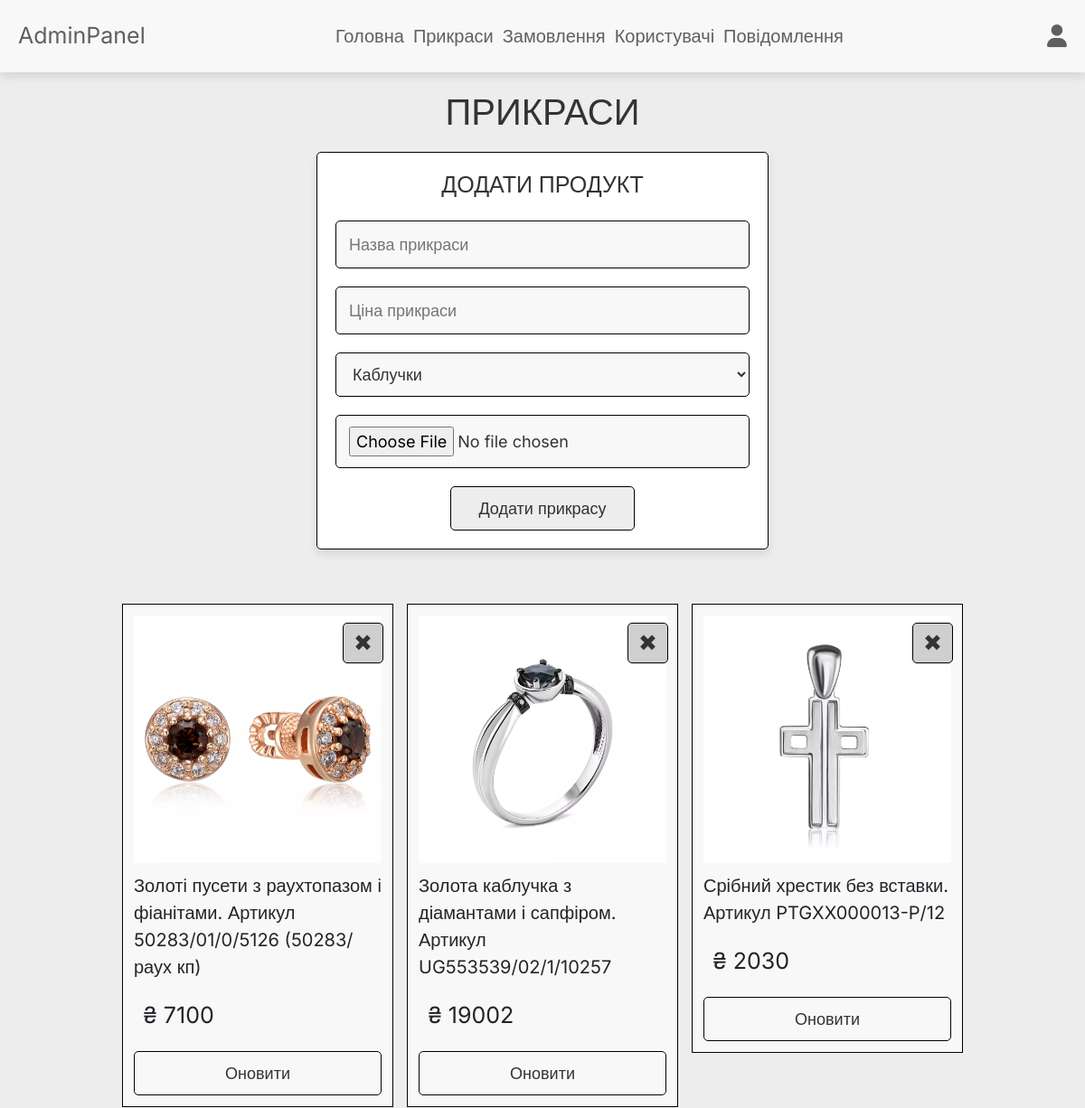
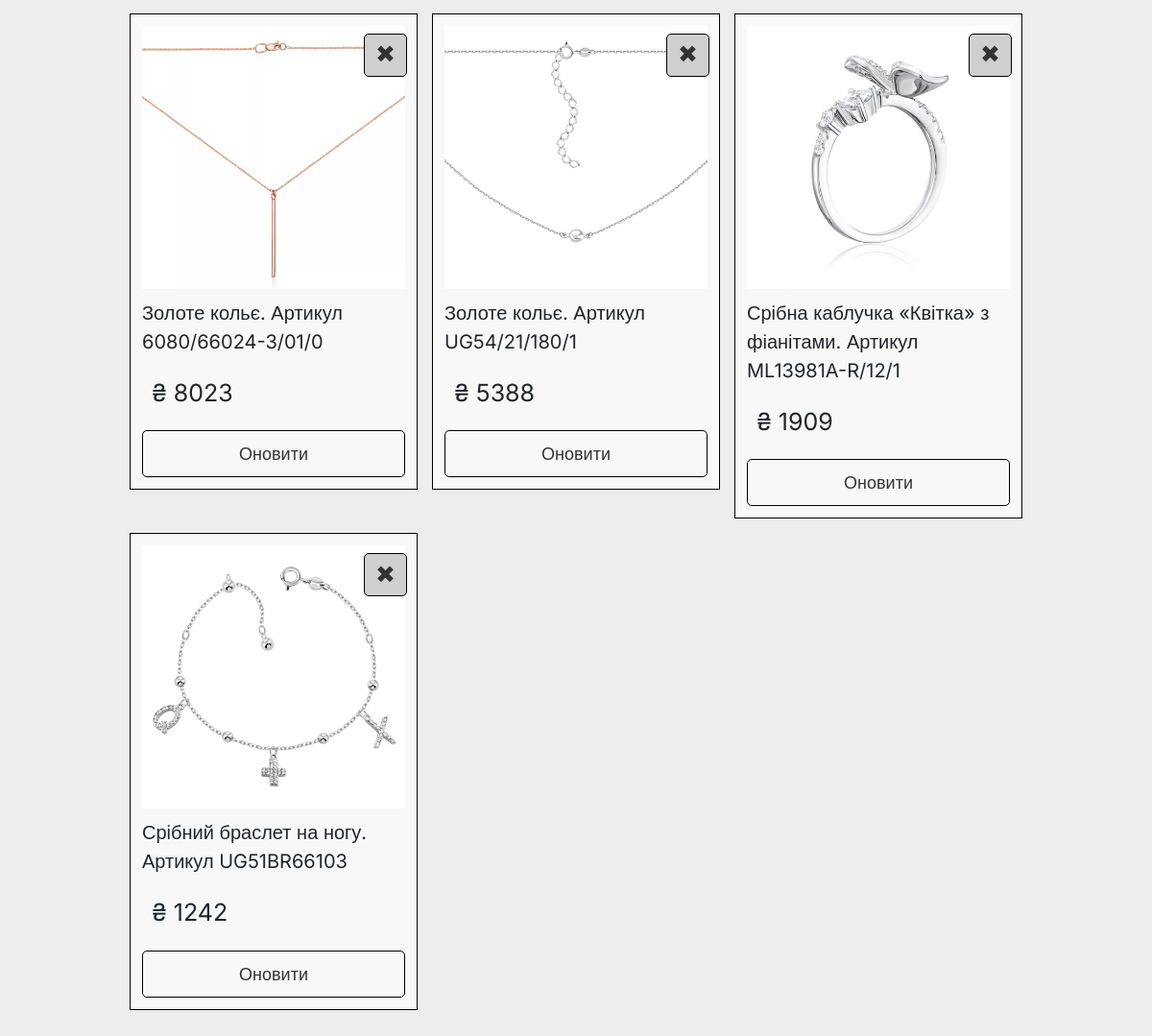
Page /admin_products.php (signed in) on the committed database (2 pictures, top to bottom).
### tables this page shows
CREATE TABLE `decorations` (
  `id` int(100) NOT NULL,
  `name` varchar(100) NOT NULL,
  `price` int(100) NOT NULL,
  `image` varchar(100) NOT NULL,
  `type` varchar(100) NOT NULL
);

### admin_products.php (the view, shortened to what this page needs)
<?php
include 'config.php';
?>
<!DOCTYPE html>
<html lang="en">
<head>
    <link rel="stylesheet" href="https://cdnjs.cloudflare.com/ajax/libs/font-awesome/6.0.0/css/all.min.css">
    <link rel="stylesheet" href="css/bootstrap.css">
    <link rel="stylesheet" href="css/admin_page.css">
</head>
<body>
    <?php include 'admin_header.php' ?>
    <section class="add-products">
        <h1 class="title">Прикраси</h1>
        <form action="" method="post" enctype="multipart/form-data">
            <h3>Додати продукт</h3>
            <input type="text" name="name" placeholder="Назва прикраси" required>
            <input type="number" min="1" name="price" placeholder="Ціна прикраси" required>
            <select class="search-name" name="type" required>
                <option value="Каблучки">Каблучки</option>
            </select>
            <input type="file" name="image" accept="image/jpg, image/jpeg, image/png" required>
            <input type="submit" value="Додати прикрасу" name="submit_add_product" class="about-btn">
        </form>
    </section>
    <section class="show-decorations">
        <div class="catalog">
            <?php
            $select_decorations = mysqli_query($conn, "SELECT * FROM `decorations`") or die('query failed');
            if (mysqli_num_rows($select_decorations) > 0) {
                while ($fetch_decoration = mysqli_fetch_assoc($select_decorations)) {
                    ?>
                    <div class="box-container">
                        <a href="admin_products.php?delete=<?php echo $fetch_decoration['id']; ?>" class="delete-btn once"
                            onclick="return confirm('Видалити прикрасу?');">&#10006;</a>
                        <img src="uploaded_img/<?php echo $fetch_decoration['image'] ?>" alt="">
                        <div class="name">
                            <?php echo $fetch_decoration['name'] ?>
                        </div>
                        <div class="price">
                            &#8372;
                            <?php echo $fetch_decoration['price'] ?>
                        </div>
                        <a href="admin_products.php?update=<?php echo $fetch_decoration['id'] ?>" class="option-btn">Оновити</a>
                    </div>
                <?php }
            } else { ?>
                <div class="empty">Немає ніяких продуктів</div>
            <?php } ?>
        </div>
    </section>
</body>

### admin_header.php (shortened to what this page needs)
<header class="header">
   <div class="flex">
      <a href="admin_page.php" class="logo">Admin<span>Panel</span></a>
      <nav class="navbar">
         <a href="admin_page.php">Головна</a>
         <a href="admin_products.php">Прикраси</a>
         <a href="admin_orders.php">Замовлення</a>
         <a href="admin_users.php">Користувачі</a>
         <a href="admin_message.php">Повідомлення</a>
      </nav>
      <div class="icons">
         <div id="user-btn" class="fas fa-user"></div>
      </div>
   </div>
</header>

### css/admin_page.css (style rules this page uses)
* { font-family: Inter, sans-serif; margin: 0; padding: 0; box-sizing: border-box; outline: none; border: none; text-decoration: none; transition: all .2s linear; }
:root { --primary: #f8f8f8; --secondary: #ededed; --accent: #cfcfcf; --dark: #5f5f5f; --white: #fff; --black: #333; --blue: #2986cc; --border: .1rem solid black; --box-shadow: 0 .5rem 1rem rgba(0, 0, 0, .1); }
html { font-size: 62.5%; overflow-x: hidden; }
body { background-color: var(--secondary); }
section { padding: 3rem 2rem; }
.title { text-align: center; margin: 2rem 0; text-transform: uppercase; color: var(--black); font-size: 4rem; }
.btn, .delete-btn, .about-btn, .option-btn { display: inline-block; margin-top: 1rem; padding: 1rem 3rem; cursor: pointer; font-size: 1.8rem; border-radius: 0.5rem; }
.delete-btn { background-color: var(--accent); color: var(--black); border: var(--border); }
.about-btn { background-color: var(--secondary); color: var(--black); border: var(--border); }
.option-btn { background-color: var(--primary); color: var(--black); border: var(--border); }
.header { background-color: var(--primary); box-shadow: var(--box-shadow); position: sticky; top: 0; left: 0; right: 0; z-index: 1000; }
.header .flex { padding: 2rem; display: flex; align-items: center; justify-content: space-between; max-width: 1200px; margin: 0 auto; position: relative; }
.header .flex .logo { font-size: 2.5rem; color: var(--dark); }
.header .flex .navbar a { margin: 0 .5rem; font-size: 2rem; color: var(--dark); }
.header .flex .icons>* { font-size: 2.5rem; color: var(--dark); cursor: pointer; margin-left: 1.5rem; }
.add-products { padding-top: 0; }
.add-products form { background-color: var(--white); border-radius: 0.5rem; padding: 2rem; text-align: center; box-shadow: var(--box-shadow); border: var(--border); max-width: 50rem; margin: 0 auto; }
.add-products form h3 { font-size: 2.5rem; text-transform: uppercase; color: var(--black); margin-bottom: 1.5rem; }
.add-products form input:not([type='submit']), .add-products form select { width: 100%; background-color: var(--primary); border-radius: 0.5rem; margin: 1rem 0; padding: 1.2rem 1.4rem; color: var(--black); font-size: 1.8rem; border: var(--border); }
.show-decorations .catalog { max-width: 1200px; margin: 0 auto; display: grid; grid-template-columns: repeat(auto-fit, 30rem); align-items: flex-start; gap: 1.5rem; justify-content: center; }
.show-decorations .catalog .box-container { padding: 1.2rem; border: var(--border); position: relative; background-color: var(--primary); }
.show-decorations .catalog .delete-btn.once { position: absolute; right: 1rem; top: 1rem; width: 4.5rem; height: 4.5rem; display: flex; justify-content: center; align-items: center; border-radius: 0.5rem; padding: 0.5rem; font-size: 2.5rem; color: var(--black); background-color: var(--accent); }
.show-decorations .catalog .box-container img { width: 100%; }
.show-decorations .catalog .name { padding: 1rem 0; font-size: 2rem; }
.show-decorations .catalog .price { border-radius: 0.5rem; padding: 1rem; font-size: 2.5rem; }
.show-decorations .catalog .option-btn, .show-decorations .catalog .delete-btn { width: 100%; text-align: center; }

### rows in the picture
decorations: image (picture), name "Золоті пусети з раухтопазом і фіанітами. Артикул 50283/01/0/5126 (50283/раух кп)", price "7100"
decorations: image (picture), name "Золота каблучка з діамантами і сапфіром. Артикул UG553539/02/1/10257", price "19002"
decorations: image (picture), name "Срібний хрестик без вставки. Артикул PTGXX000013-P/12", price "2030"
decorations: image (picture), name "Золоте кольє. Артикул 6080/66024-3/01/0", price "8023"
decorations: image (picture), name "Золоте кольє. Артикул UG54/21/180/1", price "5388"
decorations: image (picture), name "Срібна каблучка «Квітка» з фіанітами. Артикул ML13981A-R/12/1", price "1909"
decorations: image (picture), name "Срібний браслет на ногу. Артикул UG51BR66103", price "1242"
